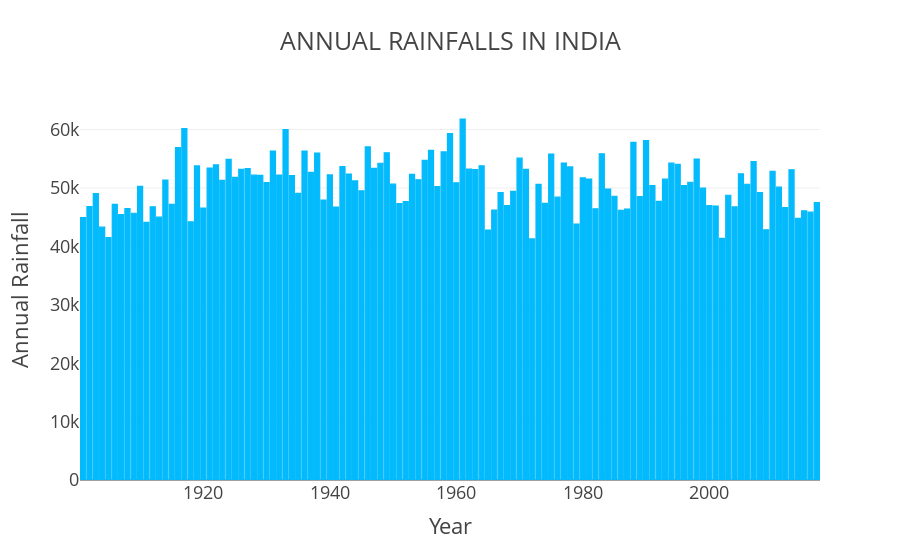

Notebook source saved alongside this figure:
### Markdown cell above
### Compare rainfall in each year

### Code cell
years = []
rainfalls = []
for year, df in data.groupby('YEAR'):
    rainfall = df.ANNUAL.sum()
    years.append(year)
    rainfalls.append(rainfall)
    
year_trace = go.Bar(x = years, y = rainfalls, 
                   marker = dict(color = '#03bafc', line = dict(color = '#03bafc', width = 1.2)))
year_layout = go.Layout(template = 'presentation', title = 'ANNUAL RAINFALLS IN INDIA',
                       xaxis = dict(title = 'Year'), yaxis = dict(title = 'Annual Rainfall'))
year_fig = go.Figure(data = [year_trace], layout = year_layout)
year_fig.show()
